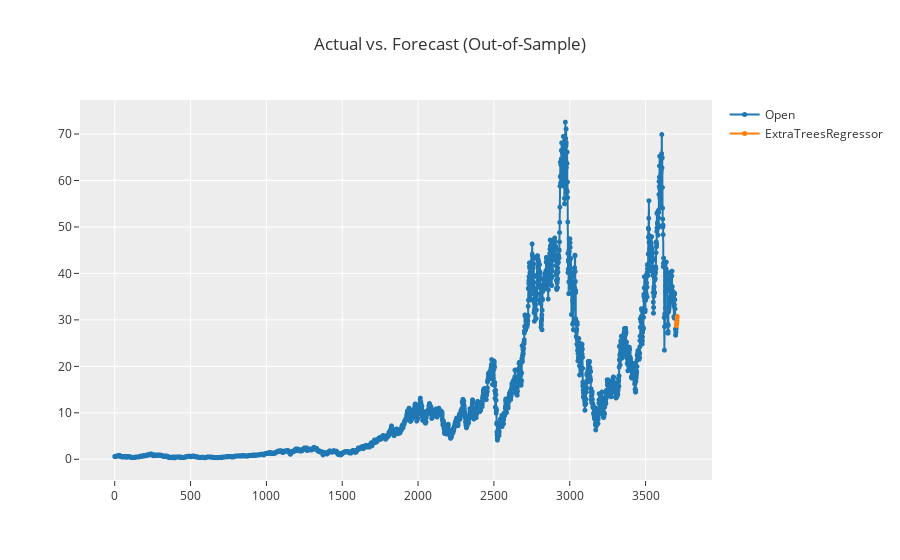

The notebook cell saved with this chart:
### Code cell
forecast = exp.predict_model(final_model, fh=1000)

# Step 7: Plot the forecast
exp.plot_model(final_model, plot='forecast')

print(forecast)

### Figure 1 — Plotly figure (JSON) as saved in the notebook; plotly's stock layout.template omitted (floating-point values rounded to 4 significant figures; data arrays with more than 128 entries replaced by an {"elided": "..."} marker saying what was removed)
{"data": [{"line": {"color": "rgb(31, 119, 180)", "width": 2}, "marker": {"color": "rgb(31, 119, 180)", "size": 5}, "mode": "lines+markers", "name": "Open", "type": "scattergl", "x": {"elided": "3710 int values"}, "xaxis": "x", "y": {"elided": "3710 float values"}, "yaxis": "y"}, {"line": {"color": "rgb(255, 127, 14)", "width": 2}, "marker": {"color": "rgb(255, 127, 14)", "size": 5}, "mode": "lines+markers", "name": "ExtraTreesRegressor", "type": "scattergl", "x": {"elided": "3710 int values"}, "xaxis": "x", "y": {"elided": "3710 float values"}, "yaxis": "y"}], "layout": {"showlegend": true, "title": {"text": "Actual vs. Forecast (Out-of-Sample)"}, "xaxis": {"anchor": "y", "domain": [0, 1]}, "yaxis": {"anchor": "x", "domain": [0, 1]}}}
